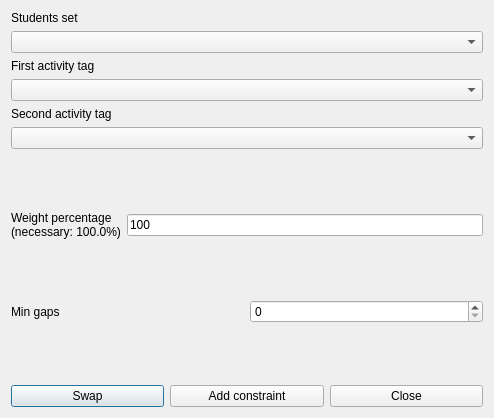
<?xml version="1.0" encoding="UTF-8"?>
<ui version="4.0">
 <class>AddConstraintStudentsSetMinGapsBetweenOrderedPairOfActivityTagsBetweenMorningAndAfternoonForm_template</class>
 <widget class="QDialog" name="AddConstraintStudentsSetMinGapsBetweenOrderedPairOfActivityTagsBetweenMorningAndAfternoonForm_template">
  <property name="geometry">
   <rect>
    <x>0</x>
    <y>0</y>
    <width>494</width>
    <height>418</height>
   </rect>
  </property>
  <property name="windowTitle">
   <string extracomment="This is the title of the dialog to add a new constraint of this type">Add students set min gaps between ordered pair of activity tags between morning and afternoon</string>
  </property>
  <layout class="QVBoxLayout" name="verticalLayout_2">
   <item>
    <layout class="QVBoxLayout" name="verticalLayout">
     <item>
      <widget class="QLabel" name="studentsTextLabel">
       <property name="frameShape">
        <enum>QFrame::NoFrame</enum>
       </property>
       <property name="frameShadow">
        <enum>QFrame::Plain</enum>
       </property>
       <property name="text">
        <string>Students set</string>
       </property>
       <property name="wordWrap">
        <bool>false</bool>
       </property>
      </widget>
     </item>
     <item>
      <widget class="QComboBox" name="studentsComboBox">
       <property name="editable">
        <bool>false</bool>
       </property>
       <property name="insertPolicy">
        <enum>QComboBox::NoInsert</enum>
       </property>
       <property name="duplicatesEnabled">
        <bool>false</bool>
       </property>
      </widget>
     </item>
     <item>
      <widget class="QLabel" name="firstActivityTagTextLabel">
       <property name="frameShape">
        <enum>QFrame::NoFrame</enum>
       </property>
       <property name="frameShadow">
        <enum>QFrame::Plain</enum>
       </property>
       <property name="text">
        <string>First activity tag</string>
       </property>
       <property name="wordWrap">
        <bool>false</bool>
       </property>
      </widget>
     </item>
     <item>
      <widget class="QComboBox" name="firstActivityTagComboBox">
       <property name="editable">
        <bool>false</bool>
       </property>
       <property name="insertPolicy">
        <enum>QComboBox::NoInsert</enum>
       </property>
       <property name="duplicatesEnabled">
        <bool>false</bool>
       </property>
      </widget>
     </item>
     <item>
      <widget class="QLabel" name="secondActivityTagTextLabel">
       <property name="frameShape">
        <enum>QFrame::NoFrame</enum>
       </property>
       <property name="frameShadow">
        <enum>QFrame::Plain</enum>
       </property>
       <property name="text">
        <string>Second activity tag</string>
       </property>
       <property name="wordWrap">
        <bool>false</bool>
       </property>
      </widget>
     </item>
     <item>
      <widget class="QComboBox" name="secondActivityTagComboBox">
       <property name="editable">
        <bool>false</bool>
       </property>
       <property name="insertPolicy">
        <enum>QComboBox::NoInsert</enum>
       </property>
       <property name="duplicatesEnabled">
        <bool>false</bool>
       </property>
      </widget>
     </item>
    </layout>
   </item>
   <item>
    <spacer name="spacer1">
     <property name="orientation">
      <enum>Qt::Vertical</enum>
     </property>
     <property name="sizeType">
      <enum>QSizePolicy::Expanding</enum>
     </property>
     <property name="sizeHint" stdset="0">
      <size>
       <width>20</width>
       <height>31</height>
      </size>
     </property>
    </spacer>
   </item>
   <item>
    <layout class="QHBoxLayout" name="horizontalLayout">
     <item>
      <widget class="QLabel" name="weightTextLabel">
       <property name="frameShape">
        <enum>QFrame::NoFrame</enum>
       </property>
       <property name="frameShadow">
        <enum>QFrame::Plain</enum>
       </property>
       <property name="text">
        <string>Weight percentage
(necessary: 100.0%)</string>
       </property>
       <property name="wordWrap">
        <bool>false</bool>
       </property>
      </widget>
     </item>
     <item>
      <widget class="QLineEdit" name="weightLineEdit">
       <property name="text">
        <string notr="true">100</string>
       </property>
      </widget>
     </item>
    </layout>
   </item>
   <item>
    <spacer name="spacer1_2">
     <property name="orientation">
      <enum>Qt::Vertical</enum>
     </property>
     <property name="sizeType">
      <enum>QSizePolicy::Expanding</enum>
     </property>
     <property name="sizeHint" stdset="0">
      <size>
       <width>20</width>
       <height>18</height>
      </size>
     </property>
    </spacer>
   </item>
   <item>
    <layout class="QHBoxLayout" name="horizontalLayout_2">
     <item>
      <widget class="QLabel" name="minGapsTextLabel">
       <property name="frameShape">
        <enum>QFrame::NoFrame</enum>
       </property>
       <property name="frameShadow">
        <enum>QFrame::Plain</enum>
       </property>
       <property name="text">
        <string>Min gaps</string>
       </property>
       <property name="wordWrap">
        <bool>false</bool>
       </property>
      </widget>
     </item>
     <item>
      <widget class="QSpinBox" name="minGapsSpinBox"/>
     </item>
    </layout>
   </item>
   <item>
    <spacer name="spacer1_3">
     <property name="orientation">
      <enum>Qt::Vertical</enum>
     </property>
     <property name="sizeType">
      <enum>QSizePolicy::Expanding</enum>
     </property>
     <property name="sizeHint" stdset="0">
      <size>
       <width>20</width>
       <height>16</height>
      </size>
     </property>
    </spacer>
   </item>
   <item>
    <layout class="QHBoxLayout">
     <item>
      <widget class="QPushButton" name="swapPushButton">
       <property name="text">
        <string comment="Interchange (swap) the two selected activity tags in the dialog">Swap</string>
       </property>
      </widget>
     </item>
     <item>
      <widget class="QPushButton" name="addConstraintPushButton">
       <property name="text">
        <string>Add constraint</string>
       </property>
      </widget>
     </item>
     <item>
      <widget class="QPushButton" name="closePushButton">
       <property name="text">
        <string>Close</string>
       </property>
      </widget>
     </item>
    </layout>
   </item>
  </layout>
 </widget>
 <layoutdefault spacing="6" margin="11"/>
 <resources/>
 <connections/>
</ui>
